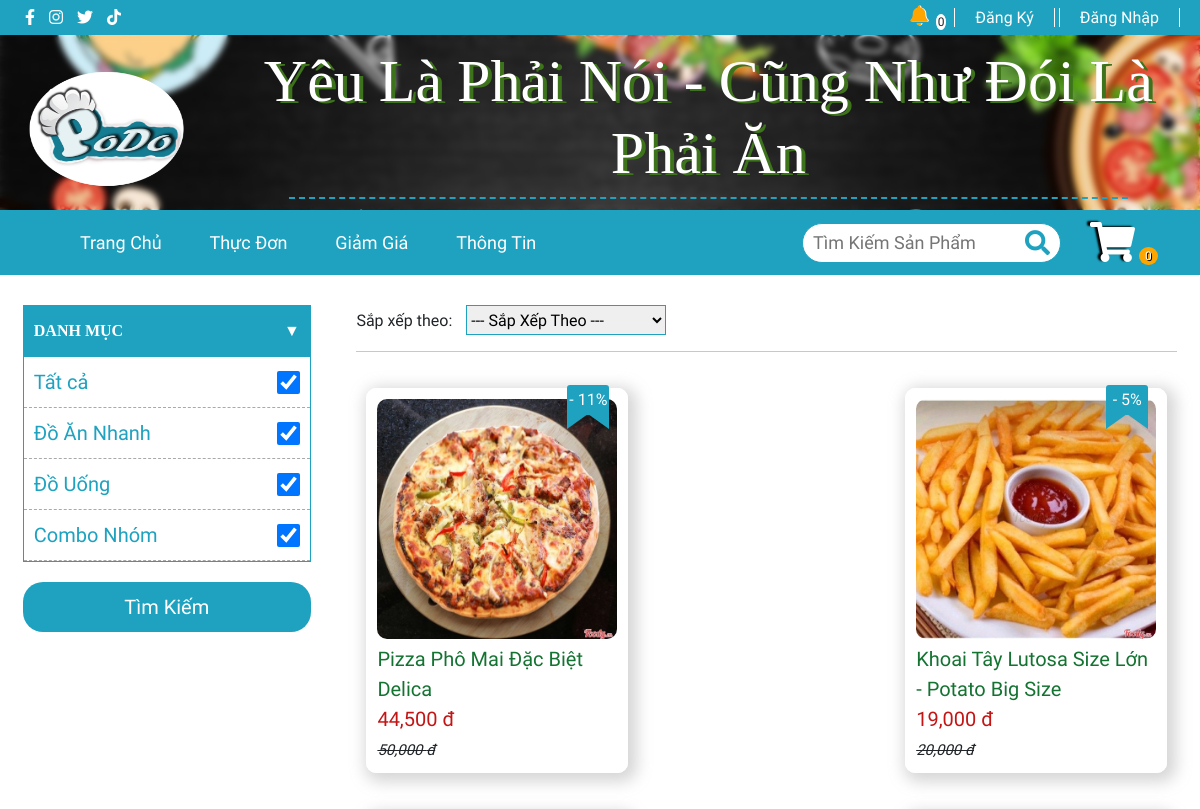
Before: /Product/index.php (upper part) with the older database file.
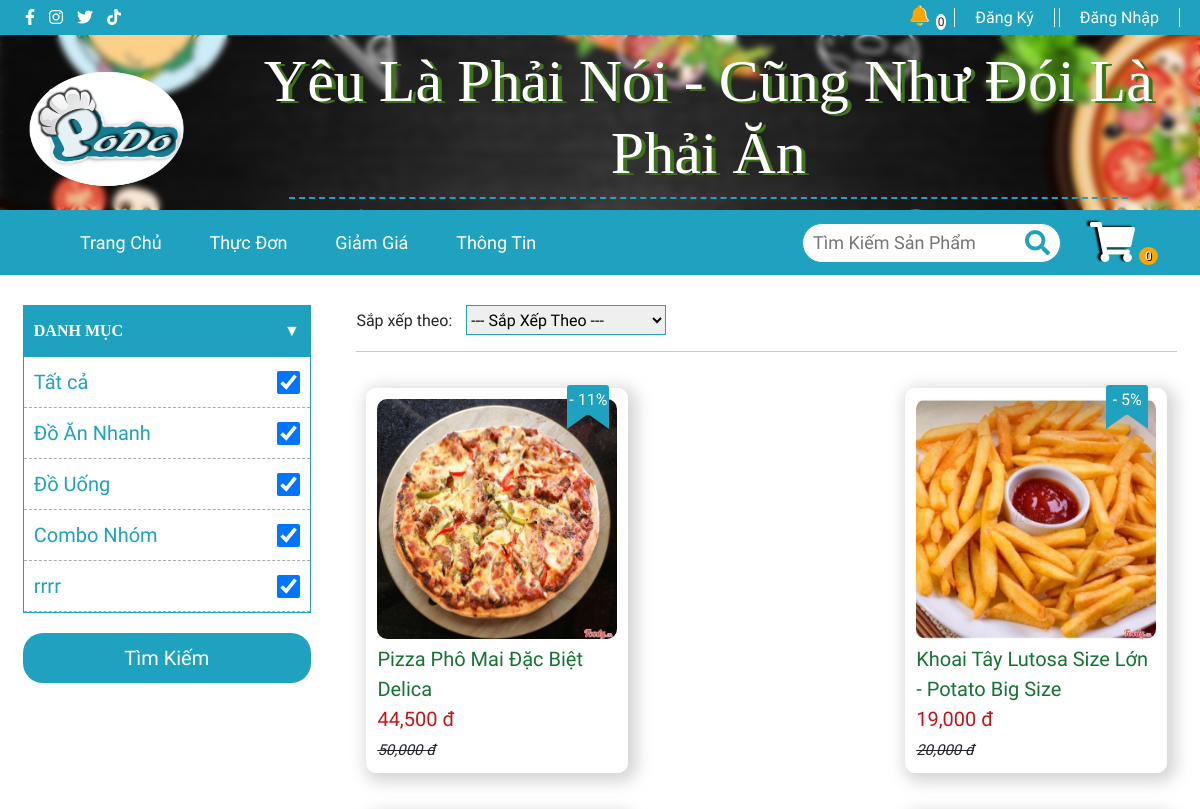
After: the same page with the newer database file.
### tables this page shows
CREATE TABLE `category` (
  `id_category` int(11) NOT NULL COMMENT 'mã loại sản phẩm',
  `nameCategory` varchar(200) NOT NULL COMMENT 'tên loại sản phẩm',
  `image` varchar(50) NOT NULL COMMENT 'hình ảnh loại sản phẩm',
  `id_size` int(11) DEFAULT NULL
);

CREATE TABLE `product` (
  `id_product` int(11) NOT NULL COMMENT 'mã sản phẩm',
  `nameProduct` varchar(200) NOT NULL COMMENT 'tên sản phẩm',
  `price` int(11) NOT NULL COMMENT 'giá tiền',
  `discount` int(2) NOT NULL COMMENT 'giảm giá (%)',
  `image` varchar(200) NOT NULL COMMENT 'url hình ảnh',
  `describe` varchar(3000) NOT NULL COMMENT 'thông tin sản phẩm',
  `id_category` int(11) NOT NULL COMMENT 'mã loại',
  `view` int(11) NOT NULL COMMENT 'số lượt xem',
  `date` date NOT NULL COMMENT 'ngày đăng sản phẩm'
);

### Library/library.php (the view, shortened to what this page needs)
<?php
function logo($note)
{
    $conn = connectDB();
    $result = $conn->query("SELECT * FROM information ");
    $row = $result->fetch_assoc();
    if ($note == 0) {
        echo '
            <img class="img-fluid" src="../images/' . $row['logo'] . '" alt="Theme-Logo" />
        ';
    } else if ($note == 1) {
        echo '
            <img class="img-fluid" src="../../images/' . $row['logo'] . '" alt="Theme-Logo" />
        ';
    } else if ($note == 2) {
        echo '
            <img src="./images/' . $row['logo'] . '" alt="logo PoDo" />
        ';
    } else if ($note == 3) {
        echo '
            <img src="./images/' . $row['logo'] . '" alt="logo PoDo" />
        ';
    }
}
function showProductCategory2($category)
{
    $conn = connectDB();
    if ($category == 0) {
        $result = $conn->query("SELECT * FROM product");
    } else {
        $result = $conn->query("SELECT * FROM product WHERE id_category = '" . $category . "'");
    }
    if ($result->num_rows > 0) {
        while ($row = $result->fetch_assoc()) {
            echo '
        <div class="item-product-hot">
          <div class="item-product-hot-img">
            <img src="../images/' . $row['image'] . '" alt="" />
            <a href="../Product_Detail/sanpham.php?id=' . $row["id_product"] . '">Mua Ngay</a>
            <span class="discount">- ' . $row['discount'] . '%</span>
          </div>
          <div class="item-product-information">
            <a href="../Product_Detail/sanpham.php?id=' . $row["id_product"] . '" class="name-product">' . $row['nameProduct'] . '</a>
            <span class="priceSaled-product">' . number_format(ceil(($row['price'] - ($row['price'] * $row['discount']) / 100))) . ' đ</span>
            <span class="price-product">' . number_format($row['price']) . ' đ</span>
          </div>
        </div>
        ';
        }
    }
}
function showCategory($idCategory)
{
    $conn = connectDB();
    if ($idCategory == 0) {
        $result = $conn->query("SELECT * FROM category");
        if ($result->num_rows > 0) {
            echo '<li><span class="label-Sp">Tất cả</span><input type="checkbox" name="" onclick="chekboxAll()" checked="checked" onsubmit="submit()"></li>';
            while ($row = $result->fetch_assoc()) {
                echo '
          <li><span class="label-Sp">' . $row['nameCategory'] . '</span><input type="checkbox" checked="checked" class="valCheckbox" name="valCheckbox[]" value="' . $row['id_category'] . '"></li>
        ';
            }
        }
    }
}
?>

Changed rows visible on the page:
added category: nameCategory "rrrr"
